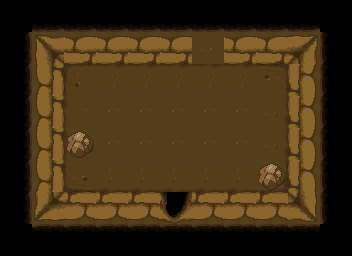

Rendered tile map (Tiled .tmx) drawn with the repository's tilesets; below, a short description and the full map source, tile grids included:
An orthogonal 11x8 tile map with 32x32 px tiles, 2 tile layers (Background, Obstacles) and 3 objects (SpawnPlayer, NPC, Cave).

<map version="1.10" tiledversion="1.11.2" orientation="orthogonal" renderorder="right-down" width="11" height="8" tilewidth="32" tileheight="32" infinite="0" nextlayerid="8" nextobjectid="161">
 <editorsettings>
  <export target="../public/assets/maps/map-level-01.json" format="json" />
 </editorsettings>
 <tileset firstgid="1" source="tileset.tsx" />
 <layer id="1" name="Background" width="11" height="8">
  <data encoding="csv">
19,16,16,16,16,16,16,16,16,16,19,
17,76,76,76,76,76,76,76,76,76,31,
17,76,48,51,51,51,51,51,49,76,31,
17,76,36,61,61,61,61,61,66,76,31,
17,76,36,61,61,61,61,61,66,76,31,
17,76,63,81,81,81,81,81,64,76,31,
17,76,76,76,76,76,76,76,76,76,31,
19,18,18,18,18,18,18,18,18,18,19
</data>
 </layer>
 <objectgroup id="4" name="Items" />
 <objectgroup id="3" name="SpawnPoints">
  <object id="139" name="SpawnPlayer" x="167.333" y="175.833" width="14" height="14.3333" />
  <object id="140" name="NPC" x="247.5" y="106">
   <properties>
    <property name="keyName" value="level-01" />
   </properties>
  </object>
 </objectgroup>
 <layer id="2" name="Obstacles" width="11" height="8">
  <data encoding="csv">
0,0,0,0,0,0,0,0,0,0,0,
0,32,34,34,34,34,0,34,34,35,0,
0,47,0,0,0,0,0,0,0,50,0,
0,47,0,0,0,0,0,0,0,50,0,
0,47,3,0,0,0,0,0,0,50,0,
0,47,0,0,0,0,0,0,3,50,0,
0,77,78,78,78,79,78,78,78,80,0,
0,0,0,0,0,0,0,0,0,0,0
</data>
 </layer>
 <objectgroup id="5" name="Doors">
  <object id="154" name="Cave" gid="33" x="192" y="64" width="32" height="32">
   <properties>
    <property name="collides" type="bool" value="false" />
    <property name="goToWorld" value="map-level-02" />
    <property name="needKey" value="level-01" />
   </properties>
  </object>
 </objectgroup>
</map>
